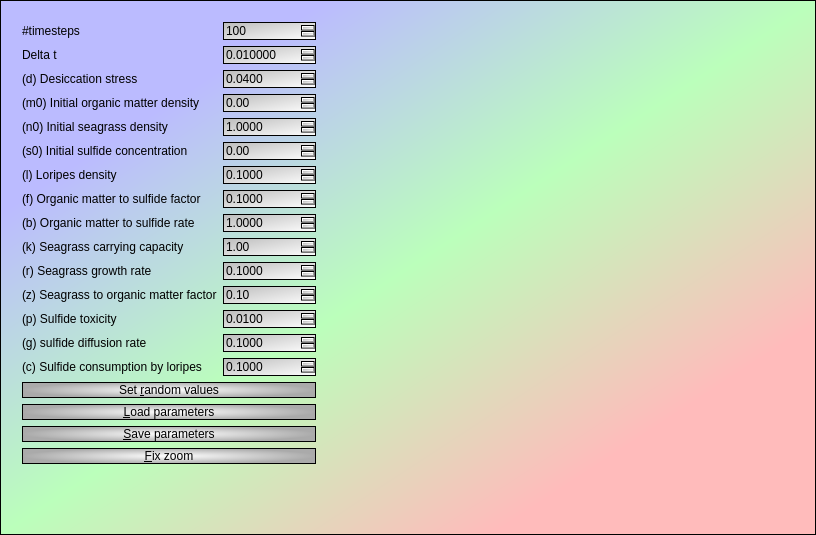
<?xml version="1.0" encoding="UTF-8"?>
<ui version="4.0">
 <class>QtMutualismBreakdownerMainDialog</class>
 <widget class="QDialog" name="QtMutualismBreakdownerMainDialog">
  <property name="geometry">
   <rect>
    <x>0</x>
    <y>0</y>
    <width>816</width>
    <height>535</height>
   </rect>
  </property>
  <property name="windowTitle">
   <string>MutualismBreakdowner</string>
  </property>
  <property name="styleSheet">
   <string notr="true">QDialog {
 background-color: qlineargradient(x1: 0, y1: 0, x2: 1, y2: 1, stop: 0  #bbf, stop: 0.2  #bbf, stop: 0.5 #bfb, stop: 0.8 #fbb, stop: 1 #fbb);
  border: 1px solid black
}

QSpinBox,QDoubleSpinBox,QComboBox { 
  background-color: qlineargradient(x1: 0, y1: 0, x2: 1, y2: 1, stop: 0  #bbb, stop: 1 #fff);
  border: 1px solid black
}

QPushButton
{
  color: #000;
  background-color: qradialgradient(cx: 0.5, cy: 0.5,fx: 0.5, fy: 0.5,radius: 0.5, stop: 0 #fff, stop: 1 #aaa);
  border: 1px solid black
}

QPlainTextEdit {
  font: 18px bold &quot;Courier&quot; courier monospace
}</string>
  </property>
  <layout class="QGridLayout" name="gridLayout">
   <item row="0" column="1">
    <widget class="QwtPlot" name="plot_seagrass_density" native="true"/>
   </item>
   <item row="0" column="2">
    <widget class="QwtPlot" name="plot_organic_matter_density" native="true"/>
   </item>
   <item row="0" column="0">
    <widget class="QWidget" name="widget" native="true">
     <property name="sizePolicy">
      <sizepolicy hsizetype="Maximum" vsizetype="Preferred">
       <horstretch>0</horstretch>
       <verstretch>0</verstretch>
      </sizepolicy>
     </property>
     <layout class="QFormLayout" name="formLayout">
      <item row="0" column="0">
       <widget class="QLabel" name="label_3">
        <property name="text">
         <string>#timesteps</string>
        </property>
       </widget>
      </item>
      <item row="0" column="1">
       <widget class="QSpinBox" name="box_n_timesteps">
        <property name="maximum">
         <number>1000000000</number>
        </property>
        <property name="value">
         <number>100</number>
        </property>
       </widget>
      </item>
      <item row="1" column="0">
       <widget class="QLabel" name="label_5">
        <property name="text">
         <string>Delta t</string>
        </property>
       </widget>
      </item>
      <item row="1" column="1">
       <widget class="QDoubleSpinBox" name="box_delta_t">
        <property name="decimals">
         <number>6</number>
        </property>
        <property name="minimum">
         <double>0.000001000000000</double>
        </property>
        <property name="maximum">
         <double>1.000000000000000</double>
        </property>
        <property name="singleStep">
         <double>0.001000000000000</double>
        </property>
        <property name="value">
         <double>0.010000000000000</double>
        </property>
       </widget>
      </item>
      <item row="2" column="0">
       <widget class="QLabel" name="label">
        <property name="text">
         <string>(d) Desiccation stress</string>
        </property>
       </widget>
      </item>
      <item row="2" column="1">
       <widget class="QDoubleSpinBox" name="box_desiccation_stress">
        <property name="decimals">
         <number>4</number>
        </property>
        <property name="maximum">
         <double>1.000000000000000</double>
        </property>
        <property name="singleStep">
         <double>0.010000000000000</double>
        </property>
        <property name="value">
         <double>0.040000000000000</double>
        </property>
       </widget>
      </item>
      <item row="3" column="0">
       <widget class="QLabel" name="label_10">
        <property name="text">
         <string>(m0) Initial organic matter density</string>
        </property>
       </widget>
      </item>
      <item row="3" column="1">
       <widget class="QDoubleSpinBox" name="box_initial_organic_matter_density">
        <property name="maximum">
         <double>10000000.000000000000000</double>
        </property>
       </widget>
      </item>
      <item row="4" column="0">
       <widget class="QLabel" name="label_init_seagrass_density">
        <property name="text">
         <string>(n0) Initial seagrass density</string>
        </property>
       </widget>
      </item>
      <item row="4" column="1">
       <widget class="QDoubleSpinBox" name="box_initial_seagrass_density">
        <property name="decimals">
         <number>4</number>
        </property>
        <property name="minimum">
         <double>0.000000000000000</double>
        </property>
        <property name="maximum">
         <double>1000000.000000000000000</double>
        </property>
        <property name="singleStep">
         <double>0.100000000000000</double>
        </property>
        <property name="value">
         <double>1.000000000000000</double>
        </property>
       </widget>
      </item>
      <item row="5" column="0">
       <widget class="QLabel" name="label_8">
        <property name="text">
         <string>(s0) Initial sulfide concentration</string>
        </property>
       </widget>
      </item>
      <item row="5" column="1">
       <widget class="QDoubleSpinBox" name="box_initial_sulfide_concentration">
        <property name="maximum">
         <double>1000000.000000000000000</double>
        </property>
       </widget>
      </item>
      <item row="6" column="0">
       <widget class="QLabel" name="label_loripes_density">
        <property name="text">
         <string>(l) Loripes density</string>
        </property>
       </widget>
      </item>
      <item row="6" column="1">
       <widget class="QDoubleSpinBox" name="box_loripes_density">
        <property name="decimals">
         <number>4</number>
        </property>
        <property name="maximum">
         <double>1000.000000000000000</double>
        </property>
        <property name="singleStep">
         <double>0.100000000000000</double>
        </property>
        <property name="value">
         <double>0.100000000000000</double>
        </property>
       </widget>
      </item>
      <item row="7" column="0">
       <widget class="QLabel" name="label_organic_matter_to_sulfide_factor">
        <property name="text">
         <string>(f) Organic matter to sulfide factor</string>
        </property>
       </widget>
      </item>
      <item row="7" column="1">
       <widget class="QDoubleSpinBox" name="box_organic_matter_to_sulfide_factor">
        <property name="decimals">
         <number>4</number>
        </property>
        <property name="maximum">
         <double>1000.000000000000000</double>
        </property>
        <property name="value">
         <double>0.100000000000000</double>
        </property>
       </widget>
      </item>
      <item row="8" column="0">
       <widget class="QLabel" name="label_organic_matter_to_sulfide_rate">
        <property name="text">
         <string>(b) Organic matter to sulfide rate</string>
        </property>
       </widget>
      </item>
      <item row="8" column="1">
       <widget class="QDoubleSpinBox" name="box_organic_matter_to_sulfide_rate">
        <property name="decimals">
         <number>4</number>
        </property>
        <property name="maximum">
         <double>100.000000000000000</double>
        </property>
        <property name="value">
         <double>1.000000000000000</double>
        </property>
       </widget>
      </item>
      <item row="9" column="0">
       <widget class="QLabel" name="label_9">
        <property name="text">
         <string>(k) Seagrass carrying capacity</string>
        </property>
       </widget>
      </item>
      <item row="9" column="1">
       <widget class="QDoubleSpinBox" name="box_seagrass_carrying_capacity">
        <property name="maximum">
         <double>1000000.000000000000000</double>
        </property>
        <property name="value">
         <double>1.000000000000000</double>
        </property>
       </widget>
      </item>
      <item row="10" column="0">
       <widget class="QLabel" name="label_seagrass_growth_rate">
        <property name="text">
         <string>(r) Seagrass growth rate</string>
        </property>
       </widget>
      </item>
      <item row="10" column="1">
       <widget class="QDoubleSpinBox" name="box_seagrass_growth_rate">
        <property name="decimals">
         <number>4</number>
        </property>
        <property name="maximum">
         <double>100.000000000000000</double>
        </property>
        <property name="singleStep">
         <double>0.100000000000000</double>
        </property>
        <property name="value">
         <double>0.100000000000000</double>
        </property>
       </widget>
      </item>
      <item row="11" column="0">
       <widget class="QLabel" name="label_seagrass_to_organic_matter_factor">
        <property name="text">
         <string>(z) Seagrass to organic matter factor</string>
        </property>
       </widget>
      </item>
      <item row="11" column="1">
       <widget class="QDoubleSpinBox" name="box_seagrass_to_organic_matter_factor">
        <property name="value">
         <double>0.100000000000000</double>
        </property>
       </widget>
      </item>
      <item row="12" column="0">
       <widget class="QLabel" name="label_7">
        <property name="text">
         <string>(p) Sulfide toxicity</string>
        </property>
       </widget>
      </item>
      <item row="12" column="1">
       <widget class="QDoubleSpinBox" name="box_sulfide_toxicity">
        <property name="decimals">
         <number>4</number>
        </property>
        <property name="maximum">
         <double>100.000000000000000</double>
        </property>
        <property name="singleStep">
         <double>0.010000000000000</double>
        </property>
        <property name="value">
         <double>0.010000000000000</double>
        </property>
       </widget>
      </item>
      <item row="14" column="0">
       <widget class="QLabel" name="label_4">
        <property name="text">
         <string>(c) Sulfide consumption by loripes</string>
        </property>
       </widget>
      </item>
      <item row="14" column="1">
       <widget class="QDoubleSpinBox" name="box_sulfide_consumption_by_loripes">
        <property name="decimals">
         <number>4</number>
        </property>
        <property name="maximum">
         <double>1000.000000000000000</double>
        </property>
        <property name="singleStep">
         <double>0.010000000000000</double>
        </property>
        <property name="value">
         <double>0.100000000000000</double>
        </property>
       </widget>
      </item>
      <item row="18" column="0" colspan="2">
       <widget class="QPushButton" name="button_fix_zoom">
        <property name="text">
         <string>&amp;Fix zoom</string>
        </property>
       </widget>
      </item>
      <item row="15" column="0" colspan="2">
       <widget class="QPushButton" name="button_set_random_values">
        <property name="text">
         <string>Set &amp;random values</string>
        </property>
       </widget>
      </item>
      <item row="17" column="0" colspan="2">
       <widget class="QPushButton" name="button_save">
        <property name="text">
         <string>&amp;Save parameters</string>
        </property>
       </widget>
      </item>
      <item row="16" column="0" colspan="2">
       <widget class="QPushButton" name="button_load">
        <property name="text">
         <string>&amp;Load parameters</string>
        </property>
       </widget>
      </item>
      <item row="13" column="0">
       <widget class="QLabel" name="label_sulfide_diffusion_rate">
        <property name="text">
         <string>(g) sulfide diffusion rate</string>
        </property>
       </widget>
      </item>
      <item row="13" column="1">
       <widget class="QDoubleSpinBox" name="box_sulfide_diffusion_rate">
        <property name="decimals">
         <number>4</number>
        </property>
        <property name="maximum">
         <double>100000000000.000000000000000</double>
        </property>
        <property name="value">
         <double>0.100000000000000</double>
        </property>
       </widget>
      </item>
     </layout>
    </widget>
   </item>
   <item row="0" column="3">
    <widget class="QwtPlot" name="plot_sulfide_concentration" native="true"/>
   </item>
  </layout>
 </widget>
 <layoutdefault spacing="6" margin="11"/>
 <customwidgets>
  <customwidget>
   <class>QwtPlot</class>
   <extends>QWidget</extends>
   <header>qwt_plot.h</header>
   <container>1</container>
  </customwidget>
 </customwidgets>
 <tabstops>
  <tabstop>box_n_timesteps</tabstop>
  <tabstop>box_delta_t</tabstop>
  <tabstop>box_desiccation_stress</tabstop>
  <tabstop>box_initial_organic_matter_density</tabstop>
  <tabstop>box_initial_seagrass_density</tabstop>
  <tabstop>box_initial_sulfide_concentration</tabstop>
  <tabstop>box_loripes_density</tabstop>
  <tabstop>box_organic_matter_to_sulfide_factor</tabstop>
  <tabstop>box_organic_matter_to_sulfide_rate</tabstop>
  <tabstop>box_seagrass_carrying_capacity</tabstop>
  <tabstop>box_seagrass_growth_rate</tabstop>
  <tabstop>box_seagrass_to_organic_matter_factor</tabstop>
  <tabstop>box_sulfide_toxicity</tabstop>
  <tabstop>box_sulfide_diffusion_rate</tabstop>
  <tabstop>box_sulfide_consumption_by_loripes</tabstop>
  <tabstop>button_set_random_values</tabstop>
  <tabstop>button_load</tabstop>
  <tabstop>button_save</tabstop>
  <tabstop>button_fix_zoom</tabstop>
 </tabstops>
 <resources/>
 <connections/>
</ui>
